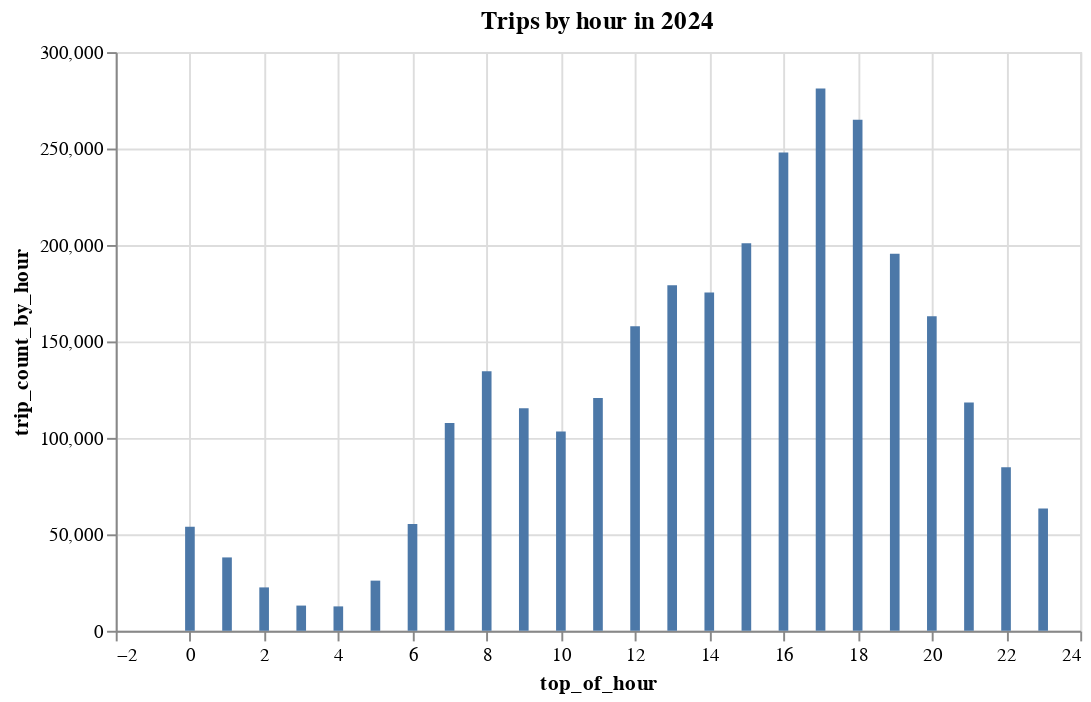

The cell this chart's notebook holds for it:
### Code cell
# Trips by day name
(
    alt.Chart(trips_by_hour_df).mark_bar().encode(
        x="top_of_hour",
        y="trip_count_by_hour"
    ).properties(
        title="Trips by hour in 2024",
        width=500
    )
).show()

### Figure 1 — Vega-Lite specification as saved in the notebook (floating-point values rounded to 4 significant figures)
{"config": {"view": {"continuousWidth": 300, "continuousHeight": 300}}, "data": {"name": "data-4d3b4776e61404f3b9cced6bde7ded6d"}, "mark": {"type": "bar"}, "encoding": {"x": {"field": "top_of_hour", "type": "quantitative"}, "y": {"field": "trip_count_by_hour", "type": "quantitative"}}, "title": "Trips by hour in 2024", "width": 500, "$schema": "https://vega.github.io/schema/vega-lite/v5.20.1.json", "datasets": {"data-4d3b4776e61404f3b9cced6bde7ded6d": [{"top_of_hour": 13, "trip_count_by_hour": 179123}, {"top_of_hour": 21, "trip_count_by_hour": 118400}, {"top_of_hour": 22, "trip_count_by_hour": 84719}, {"top_of_hour": 18, "trip_count_by_hour": 264967}, {"top_of_hour": 12, "trip_count_by_hour": 157827}, {"top_of_hour": 14, "trip_count_by_hour": 175309}, {"top_of_hour": 17, "trip_count_by_hour": 281081}, {"top_of_hour": 3, "trip_count_by_hour": 13068}, {"top_of_hour": 0, "trip_count_by_hour": 53937}, {"top_of_hour": 7, "trip_count_by_hour": 107735}, {"top_of_hour": 6, "trip_count_by_hour": 55310}, {"top_of_hour": 2, "trip_count_by_hour": 22489}, {"top_of_hour": 10, "trip_count_by_hour": 103284}, {"top_of_hour": 15, "trip_count_by_hour": 200914}, {"top_of_hour": 8, "trip_count_by_hour": 134527}, {"top_of_hour": 4, "trip_count_by_hour": 12646}, {"top_of_hour": 19, "trip_count_by_hour": 195494}, {"top_of_hour": 23, "trip_count_by_hour": 63416}, {"top_of_hour": 11, "trip_count_by_hour": 120739}, {"top_of_hour": 16, "trip_count_by_hour": 247995}, {"top_of_hour": 9, "trip_count_by_hour": 115426}, {"top_of_hour": 5, "trip_count_by_hour": 25995}, {"top_of_hour": 20, "trip_count_by_hour": 163052}, {"top_of_hour": 1, "trip_count_by_hour": 38031}]}}
